Frame 1 (no input): blank canvas, image omitted
Frame 60 (the mouse pressed at the canvas centre just before this capture): blank canvas, image omitted
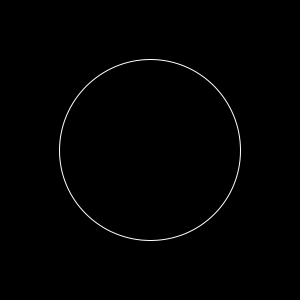
Frame 120 (the mouse held since frame 60 and released just before this capture)

The Processing sketch whose frames 1 and 60 were blank and that drew this single picture after the mouse press (run headless with seeded random() and noise(); from frame 60 on, the mouse is pressed at the canvas centre):

// Processing sketch: q9_2_4
// ── q9_2_4.pde
void setup() {
  size(300, 300);
  noFill();
  stroke(255);
}

float[] x = new float[10];
float[] y = new float[10];
float[] d = new float[10];
int idx = 0;
void draw() {
  background(0);
  for (int i = 0; i < 10; i++) {
    if (d[i] > 0) {
      d[i] += 3;
      ellipse(x[i], y[i], d[i], d[i]);
    }
  }
}

void mousePressed() {
  d[idx] = 1;
  x[idx] = mouseX;
  y[idx] = mouseY;
  if(idx == 9){
   idx = 0; 
  } else {
    idx ++;
  }
}
